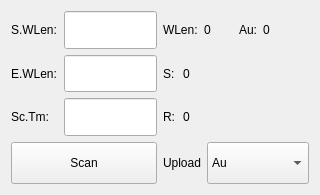
<?xml version="1.0" encoding="UTF-8"?>
<ui version="4.0">
 <class>ScanPage</class>
 <widget class="QWidget" name="ScanPage">
  <property name="geometry">
   <rect>
    <x>0</x>
    <y>0</y>
    <width>320</width>
    <height>195</height>
   </rect>
  </property>
  <property name="windowTitle">
   <string>Form</string>
  </property>
  <layout class="QGridLayout" name="gridLayout" rowstretch="3,1" columnstretch="1,1">
   <item row="0" column="0">
    <layout class="QVBoxLayout" name="verticalLayout_2">
     <item>
      <layout class="QHBoxLayout" name="horizontalLayout" stretch="2,4">
       <item>
        <widget class="QLabel" name="label">
         <property name="sizePolicy">
          <sizepolicy hsizetype="Expanding" vsizetype="Expanding">
           <horstretch>0</horstretch>
           <verstretch>0</verstretch>
          </sizepolicy>
         </property>
         <property name="text">
          <string>S.WLen:</string>
         </property>
        </widget>
       </item>
       <item>
        <widget class="EditCtrl" name="sWlen">
         <property name="sizePolicy">
          <sizepolicy hsizetype="Expanding" vsizetype="Expanding">
           <horstretch>0</horstretch>
           <verstretch>0</verstretch>
          </sizepolicy>
         </property>
        </widget>
       </item>
      </layout>
     </item>
     <item>
      <layout class="QHBoxLayout" name="horizontalLayout_2" stretch="2,4">
       <item>
        <widget class="QLabel" name="label_2">
         <property name="sizePolicy">
          <sizepolicy hsizetype="Expanding" vsizetype="Expanding">
           <horstretch>0</horstretch>
           <verstretch>0</verstretch>
          </sizepolicy>
         </property>
         <property name="text">
          <string>E.WLen:</string>
         </property>
        </widget>
       </item>
       <item>
        <widget class="EditCtrl" name="eWlen">
         <property name="sizePolicy">
          <sizepolicy hsizetype="Expanding" vsizetype="Expanding">
           <horstretch>0</horstretch>
           <verstretch>0</verstretch>
          </sizepolicy>
         </property>
        </widget>
       </item>
      </layout>
     </item>
     <item>
      <layout class="QHBoxLayout" name="horizontalLayout_3" stretch="2,4">
       <item>
        <widget class="QLabel" name="label_3">
         <property name="sizePolicy">
          <sizepolicy hsizetype="Expanding" vsizetype="Expanding">
           <horstretch>0</horstretch>
           <verstretch>0</verstretch>
          </sizepolicy>
         </property>
         <property name="text">
          <string>Sc.Tm:</string>
         </property>
        </widget>
       </item>
       <item>
        <widget class="EditCtrl" name="sTime">
         <property name="sizePolicy">
          <sizepolicy hsizetype="Expanding" vsizetype="Expanding">
           <horstretch>0</horstretch>
           <verstretch>0</verstretch>
          </sizepolicy>
         </property>
        </widget>
       </item>
      </layout>
     </item>
    </layout>
   </item>
   <item row="0" column="1">
    <layout class="QVBoxLayout" name="verticalLayout">
     <item>
      <layout class="QHBoxLayout" name="horizontalLayout_9">
       <item>
        <layout class="QHBoxLayout" name="horizontalLayout_4" stretch="1,3">
         <item>
          <widget class="QLabel" name="label_4">
           <property name="sizePolicy">
            <sizepolicy hsizetype="Expanding" vsizetype="Expanding">
             <horstretch>0</horstretch>
             <verstretch>0</verstretch>
            </sizepolicy>
           </property>
           <property name="text">
            <string>WLen:</string>
           </property>
          </widget>
         </item>
         <item>
          <widget class="QLabel" name="wLenLbl">
           <property name="sizePolicy">
            <sizepolicy hsizetype="Expanding" vsizetype="Expanding">
             <horstretch>0</horstretch>
             <verstretch>0</verstretch>
            </sizepolicy>
           </property>
           <property name="text">
            <string>0</string>
           </property>
          </widget>
         </item>
        </layout>
       </item>
       <item>
        <layout class="QHBoxLayout" name="horizontalLayout_5" stretch="1,3">
         <item>
          <widget class="QLabel" name="label_5">
           <property name="sizePolicy">
            <sizepolicy hsizetype="Expanding" vsizetype="Expanding">
             <horstretch>0</horstretch>
             <verstretch>0</verstretch>
            </sizepolicy>
           </property>
           <property name="text">
            <string>Au:</string>
           </property>
          </widget>
         </item>
         <item>
          <widget class="QLabel" name="auLbl">
           <property name="sizePolicy">
            <sizepolicy hsizetype="Expanding" vsizetype="Expanding">
             <horstretch>0</horstretch>
             <verstretch>0</verstretch>
            </sizepolicy>
           </property>
           <property name="text">
            <string>0</string>
           </property>
          </widget>
         </item>
        </layout>
       </item>
      </layout>
     </item>
     <item>
      <layout class="QHBoxLayout" name="horizontalLayout_7" stretch="1,9">
       <item>
        <widget class="QLabel" name="label_6">
         <property name="sizePolicy">
          <sizepolicy hsizetype="Expanding" vsizetype="Expanding">
           <horstretch>0</horstretch>
           <verstretch>0</verstretch>
          </sizepolicy>
         </property>
         <property name="text">
          <string>S:</string>
         </property>
        </widget>
       </item>
       <item>
        <widget class="QLabel" name="sLbl">
         <property name="sizePolicy">
          <sizepolicy hsizetype="Expanding" vsizetype="Expanding">
           <horstretch>0</horstretch>
           <verstretch>0</verstretch>
          </sizepolicy>
         </property>
         <property name="text">
          <string>0</string>
         </property>
        </widget>
       </item>
      </layout>
     </item>
     <item>
      <layout class="QHBoxLayout" name="horizontalLayout_8" stretch="1,9">
       <item>
        <widget class="QLabel" name="label_7">
         <property name="sizePolicy">
          <sizepolicy hsizetype="Expanding" vsizetype="Expanding">
           <horstretch>0</horstretch>
           <verstretch>0</verstretch>
          </sizepolicy>
         </property>
         <property name="text">
          <string>R:</string>
         </property>
        </widget>
       </item>
       <item>
        <widget class="QLabel" name="rLbl">
         <property name="sizePolicy">
          <sizepolicy hsizetype="Expanding" vsizetype="Expanding">
           <horstretch>0</horstretch>
           <verstretch>0</verstretch>
          </sizepolicy>
         </property>
         <property name="text">
          <string>0</string>
         </property>
        </widget>
       </item>
      </layout>
     </item>
    </layout>
   </item>
   <item row="1" column="0" colspan="2">
    <layout class="QHBoxLayout" name="horizontalLayout_10">
     <item>
      <widget class="BtnCtrl" name="scanBtn">
       <property name="sizePolicy">
        <sizepolicy hsizetype="Expanding" vsizetype="Expanding">
         <horstretch>0</horstretch>
         <verstretch>0</verstretch>
        </sizepolicy>
       </property>
       <property name="text">
        <string>Scan</string>
       </property>
      </widget>
     </item>
     <item>
      <layout class="QHBoxLayout" name="horizontalLayout_6">
       <item>
        <widget class="QLabel" name="label_8">
         <property name="text">
          <string>Upload</string>
         </property>
        </widget>
       </item>
       <item>
        <widget class="ComboCtrl" name="uploadWhichCombo">
         <property name="sizePolicy">
          <sizepolicy hsizetype="Expanding" vsizetype="Expanding">
           <horstretch>0</horstretch>
           <verstretch>0</verstretch>
          </sizepolicy>
         </property>
         <item>
          <property name="text">
           <string>Au</string>
          </property>
         </item>
         <item>
          <property name="text">
           <string>S</string>
          </property>
         </item>
         <item>
          <property name="text">
           <string>R</string>
          </property>
         </item>
        </widget>
       </item>
      </layout>
     </item>
    </layout>
   </item>
  </layout>
 </widget>
 <customwidgets>
  <customwidget>
   <class>BtnCtrl</class>
   <extends>QPushButton</extends>
   <header>btnctrl.h</header>
  </customwidget>
  <customwidget>
   <class>EditCtrl</class>
   <extends>QLineEdit</extends>
   <header>editctrl.h</header>
  </customwidget>
  <customwidget>
   <class>ComboCtrl</class>
   <extends>QComboBox</extends>
   <header>comboctrl.h</header>
  </customwidget>
 </customwidgets>
 <resources>
  <include location="weiduodianzi.qrc"/>
 </resources>
 <connections/>
</ui>
